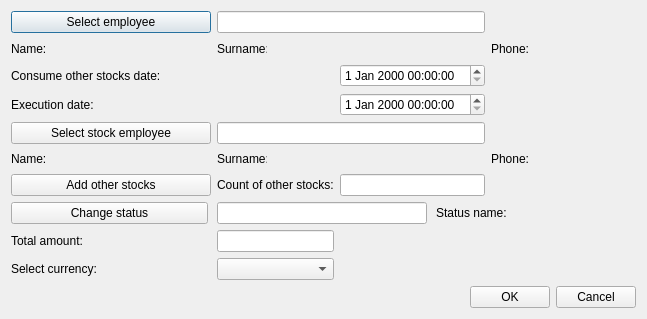
<?xml version="1.0" encoding="UTF-8"?>
<ui version="4.0">
 <class>CreateConsumeOthSt</class>
 <widget class="QDialog" name="CreateConsumeOthSt">
  <property name="geometry">
   <rect>
    <x>0</x>
    <y>0</y>
    <width>628</width>
    <height>319</height>
   </rect>
  </property>
  <property name="windowTitle">
   <string>Create/Update consume other stocks</string>
  </property>
  <property name="locale">
   <locale language="English" country="UnitedStates"/>
  </property>
  <property name="modal">
   <bool>false</bool>
  </property>
  <layout class="QGridLayout" name="gridLayout">
   <property name="leftMargin">
    <number>11</number>
   </property>
   <property name="topMargin">
    <number>11</number>
   </property>
   <property name="rightMargin">
    <number>11</number>
   </property>
   <property name="bottomMargin">
    <number>11</number>
   </property>
   <item row="1" column="1">
    <widget class="QLabel" name="empNamePh">
     <property name="minimumSize">
      <size>
       <width>100</width>
       <height>0</height>
      </size>
     </property>
     <property name="font">
      <font>
       <family>Times New Roman</family>
       <pointsize>12</pointsize>
       <weight>75</weight>
       <italic>true</italic>
       <bold>true</bold>
      </font>
     </property>
     <property name="text">
      <string/>
     </property>
    </widget>
   </item>
   <item row="5" column="3">
    <widget class="QLabel" name="empStockSurnamePh">
     <property name="minimumSize">
      <size>
       <width>100</width>
       <height>0</height>
      </size>
     </property>
     <property name="font">
      <font>
       <family>Times New Roman</family>
       <pointsize>12</pointsize>
       <weight>75</weight>
       <italic>true</italic>
       <bold>true</bold>
      </font>
     </property>
     <property name="text">
      <string/>
     </property>
    </widget>
   </item>
   <item row="5" column="4">
    <widget class="QLabel" name="empStockPhoneLb">
     <property name="text">
      <string>Phone:</string>
     </property>
    </widget>
   </item>
   <item row="5" column="5">
    <widget class="QLabel" name="empStockPhonePh">
     <property name="minimumSize">
      <size>
       <width>100</width>
       <height>0</height>
      </size>
     </property>
     <property name="font">
      <font>
       <family>Times New Roman</family>
       <pointsize>12</pointsize>
       <weight>75</weight>
       <italic>true</italic>
       <bold>true</bold>
      </font>
     </property>
     <property name="text">
      <string/>
     </property>
    </widget>
   </item>
   <item row="8" column="2">
    <widget class="QLineEdit" name="sumEdit">
     <property name="readOnly">
      <bool>true</bool>
     </property>
    </widget>
   </item>
   <item row="1" column="0">
    <widget class="QLabel" name="empNameLb">
     <property name="minimumSize">
      <size>
       <width>50</width>
       <height>0</height>
      </size>
     </property>
     <property name="maximumSize">
      <size>
       <width>50</width>
       <height>16777215</height>
      </size>
     </property>
     <property name="text">
      <string>Name:</string>
     </property>
    </widget>
   </item>
   <item row="9" column="2">
    <widget class="QComboBox" name="currencyCmb"/>
   </item>
   <item row="6" column="3">
    <widget class="QLineEdit" name="othStCountEdit">
     <property name="readOnly">
      <bool>true</bool>
     </property>
    </widget>
   </item>
   <item row="6" column="2">
    <widget class="QLabel" name="othStCountLb">
     <property name="text">
      <string>Count of other stocks:</string>
     </property>
    </widget>
   </item>
   <item row="9" column="0">
    <widget class="QLabel" name="currencyLb">
     <property name="text">
      <string>Select currency:</string>
     </property>
    </widget>
   </item>
   <item row="8" column="0">
    <widget class="QLabel" name="sumLb">
     <property name="text">
      <string>Total amount:</string>
     </property>
    </widget>
   </item>
   <item row="5" column="1">
    <widget class="QLabel" name="empStockNamePh">
     <property name="minimumSize">
      <size>
       <width>100</width>
       <height>0</height>
      </size>
     </property>
     <property name="font">
      <font>
       <family>Times New Roman</family>
       <pointsize>12</pointsize>
       <weight>75</weight>
       <italic>true</italic>
       <bold>true</bold>
      </font>
     </property>
     <property name="text">
      <string/>
     </property>
    </widget>
   </item>
   <item row="5" column="2">
    <widget class="QLabel" name="empStockSurnameLb">
     <property name="minimumSize">
      <size>
       <width>50</width>
       <height>0</height>
      </size>
     </property>
     <property name="maximumSize">
      <size>
       <width>50</width>
       <height>16777215</height>
      </size>
     </property>
     <property name="text">
      <string>Surname:</string>
     </property>
    </widget>
   </item>
   <item row="5" column="0">
    <widget class="QLabel" name="empStockNameLb">
     <property name="minimumSize">
      <size>
       <width>50</width>
       <height>0</height>
      </size>
     </property>
     <property name="maximumSize">
      <size>
       <width>50</width>
       <height>16777215</height>
      </size>
     </property>
     <property name="text">
      <string>Name:</string>
     </property>
    </widget>
   </item>
   <item row="1" column="3">
    <widget class="QLabel" name="empSurnamePh">
     <property name="minimumSize">
      <size>
       <width>100</width>
       <height>0</height>
      </size>
     </property>
     <property name="font">
      <font>
       <family>Times New Roman</family>
       <pointsize>12</pointsize>
       <weight>75</weight>
       <italic>true</italic>
       <bold>true</bold>
      </font>
     </property>
     <property name="text">
      <string/>
     </property>
    </widget>
   </item>
   <item row="1" column="4">
    <widget class="QLabel" name="empPhoneLb">
     <property name="text">
      <string>Phone:</string>
     </property>
    </widget>
   </item>
   <item row="1" column="2">
    <widget class="QLabel" name="empSurnameLb">
     <property name="minimumSize">
      <size>
       <width>50</width>
       <height>0</height>
      </size>
     </property>
     <property name="maximumSize">
      <size>
       <width>50</width>
       <height>16777215</height>
      </size>
     </property>
     <property name="text">
      <string>Surname:</string>
     </property>
    </widget>
   </item>
   <item row="1" column="5">
    <widget class="QLabel" name="empPhonePh">
     <property name="minimumSize">
      <size>
       <width>100</width>
       <height>0</height>
      </size>
     </property>
     <property name="font">
      <font>
       <family>Times New Roman</family>
       <pointsize>12</pointsize>
       <weight>75</weight>
       <italic>true</italic>
       <bold>true</bold>
      </font>
     </property>
     <property name="text">
      <string/>
     </property>
    </widget>
   </item>
   <item row="3" column="0" colspan="4">
    <widget class="QWidget" name="execDateWidget" native="true">
     <layout class="QHBoxLayout" name="horizontalLayout_2">
      <property name="spacing">
       <number>9</number>
      </property>
      <property name="leftMargin">
       <number>0</number>
      </property>
      <property name="topMargin">
       <number>0</number>
      </property>
      <property name="rightMargin">
       <number>0</number>
      </property>
      <property name="bottomMargin">
       <number>0</number>
      </property>
      <item>
       <widget class="QLabel" name="execDateLb">
        <property name="sizePolicy">
         <sizepolicy hsizetype="Fixed" vsizetype="Preferred">
          <horstretch>0</horstretch>
          <verstretch>0</verstretch>
         </sizepolicy>
        </property>
        <property name="minimumSize">
         <size>
          <width>197</width>
          <height>0</height>
         </size>
        </property>
        <property name="text">
         <string>Execution date:</string>
        </property>
       </widget>
      </item>
      <item>
       <spacer name="horizontalSpacer_2">
        <property name="orientation">
         <enum>Qt::Horizontal</enum>
        </property>
        <property name="sizeHint" stdset="0">
         <size>
          <width>40</width>
          <height>20</height>
         </size>
        </property>
       </spacer>
      </item>
      <item>
       <widget class="QDateTimeEdit" name="execDateEdit">
        <property name="minimumSize">
         <size>
          <width>127</width>
          <height>0</height>
         </size>
        </property>
       </widget>
      </item>
     </layout>
    </widget>
   </item>
   <item row="2" column="3">
    <widget class="QDateTimeEdit" name="dateEdit"/>
   </item>
   <item row="0" column="0" colspan="2">
    <widget class="QPushButton" name="employeeBtn">
     <property name="minimumSize">
      <size>
       <width>200</width>
       <height>0</height>
      </size>
     </property>
     <property name="text">
      <string>Select employee</string>
     </property>
    </widget>
   </item>
   <item row="2" column="0" colspan="2">
    <widget class="QLabel" name="dateLb">
     <property name="text">
      <string>Consume other stocks date:</string>
     </property>
    </widget>
   </item>
   <item row="4" column="0" colspan="2">
    <widget class="QPushButton" name="stockEmployeeBtn">
     <property name="text">
      <string>Select stock employee</string>
     </property>
    </widget>
   </item>
   <item row="6" column="0" colspan="2">
    <widget class="QPushButton" name="addOthStBtn">
     <property name="text">
      <string>Add other stocks</string>
     </property>
    </widget>
   </item>
   <item row="7" column="0" colspan="6">
    <widget class="QWidget" name="statusWidget" native="true">
     <layout class="QHBoxLayout" name="horizontalLayout_3">
      <property name="spacing">
       <number>9</number>
      </property>
      <property name="leftMargin">
       <number>0</number>
      </property>
      <property name="topMargin">
       <number>0</number>
      </property>
      <property name="rightMargin">
       <number>0</number>
      </property>
      <property name="bottomMargin">
       <number>0</number>
      </property>
      <item>
       <widget class="QPushButton" name="statusBtn">
        <property name="sizePolicy">
         <sizepolicy hsizetype="Fixed" vsizetype="Fixed">
          <horstretch>0</horstretch>
          <verstretch>0</verstretch>
         </sizepolicy>
        </property>
        <property name="minimumSize">
         <size>
          <width>197</width>
          <height>0</height>
         </size>
        </property>
        <property name="text">
         <string>Change status</string>
        </property>
       </widget>
      </item>
      <item>
       <widget class="QLineEdit" name="statusEdit">
        <property name="readOnly">
         <bool>true</bool>
        </property>
       </widget>
      </item>
      <item>
       <widget class="QLabel" name="statusLb">
        <property name="text">
         <string>Status name:</string>
        </property>
       </widget>
      </item>
      <item>
       <widget class="QLabel" name="statusPh">
        <property name="minimumSize">
         <size>
          <width>120</width>
          <height>0</height>
         </size>
        </property>
        <property name="font">
         <font>
          <family>Times New Roman</family>
          <pointsize>12</pointsize>
          <weight>75</weight>
          <italic>true</italic>
          <bold>true</bold>
         </font>
        </property>
        <property name="text">
         <string/>
        </property>
       </widget>
      </item>
     </layout>
    </widget>
   </item>
   <item row="10" column="0" colspan="6">
    <layout class="QHBoxLayout" name="horizontalLayout">
     <item>
      <spacer name="horizontalSpacer">
       <property name="orientation">
        <enum>Qt::Horizontal</enum>
       </property>
       <property name="sizeHint" stdset="0">
        <size>
         <width>40</width>
         <height>20</height>
        </size>
       </property>
      </spacer>
     </item>
     <item>
      <widget class="QPushButton" name="okBtn">
       <property name="text">
        <string>OK</string>
       </property>
      </widget>
     </item>
     <item>
      <widget class="QPushButton" name="cancelBtn">
       <property name="text">
        <string>Cancel</string>
       </property>
      </widget>
     </item>
    </layout>
   </item>
   <item row="0" column="2" colspan="2">
    <widget class="QLineEdit" name="employeeEdit">
     <property name="toolTip">
      <string>&lt;html&gt;&lt;head/&gt;&lt;body&gt;&lt;p&gt;Enter client ID&lt;/p&gt;&lt;/body&gt;&lt;/html&gt;</string>
     </property>
     <property name="text">
      <string/>
     </property>
     <property name="readOnly">
      <bool>true</bool>
     </property>
    </widget>
   </item>
   <item row="4" column="2" colspan="2">
    <widget class="QLineEdit" name="stockEmployeeEdit">
     <property name="toolTip">
      <string>&lt;html&gt;&lt;head/&gt;&lt;body&gt;&lt;p&gt;Enter employee ID&lt;/p&gt;&lt;/body&gt;&lt;/html&gt;</string>
     </property>
     <property name="readOnly">
      <bool>true</bool>
     </property>
    </widget>
   </item>
  </layout>
 </widget>
 <tabstops>
  <tabstop>employeeBtn</tabstop>
  <tabstop>stockEmployeeBtn</tabstop>
  <tabstop>addOthStBtn</tabstop>
  <tabstop>okBtn</tabstop>
  <tabstop>cancelBtn</tabstop>
 </tabstops>
 <resources/>
 <connections/>
</ui>
